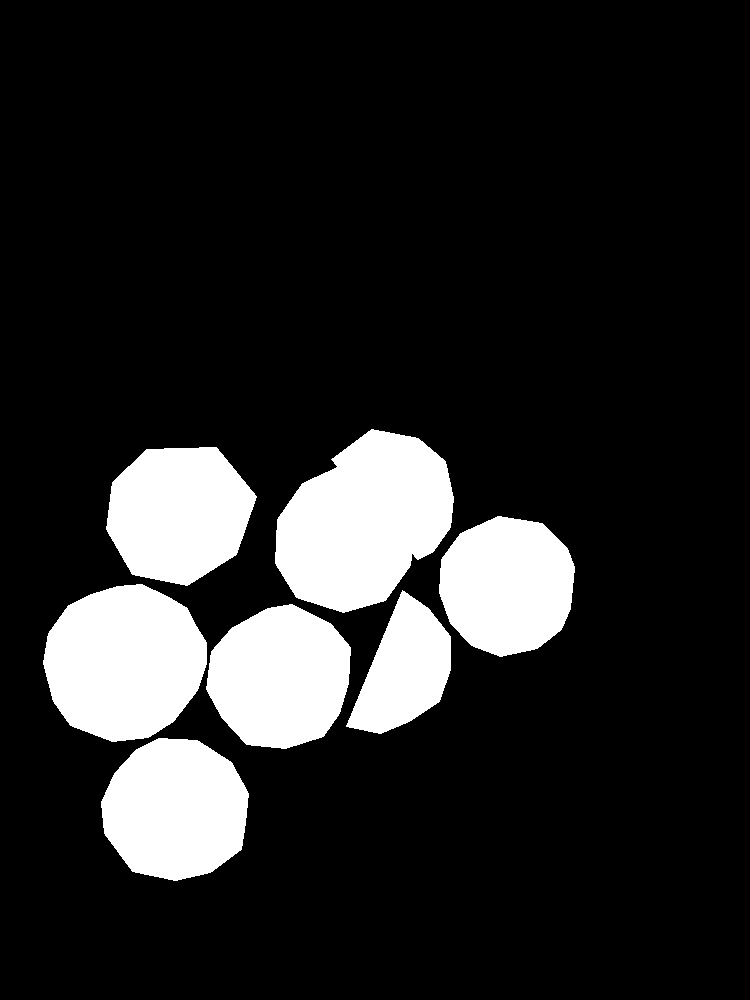
#> input picture masks/coin_001_mask.png, 750 x 1000 px; its folder holds only this picture in this run
$ python evaluate_segmentation.py
#> lines starting #> are read from the running program, lines starting #| are printed output that depends on the picture; after the words box and inside, x2 and y2 are one past the last pixel; in counts of white or black regions, pixels touching at a corner belong together
"""
evaluate_segmentation.py

Evaluates the three segmentation methods (thresholding, region growing,
K-means) from segmentation_pipeline.py against your hand-labeled ground
truth masks, and produces everything Question 4's "Experimental
Requirement" asks for:

    - Per-image / per-method IoU, Precision, Recall, F1
    - Results broken down by condition (lighting, background, touching)
      using labels.csv
    - The required method-comparison table:
        Segmentation Accuracy | Processing Time | Sensitivity to Noise |
        Sensitivity to Illumination
    - Bar-chart visualisations of all of the above

Run this AFTER segmentation_pipeline.py (needs results/masks/<method>/
and results/segmentation_results.csv) and AFTER label_masks.py (needs
masks/coin_XXX_mask.png ground truth for the labeled subset).

Usage:
    pip install opencv-python numpy pandas matplotlib
    python evaluate_segmentation.py

Run from the same folder as segmentation_pipeline.py (this script
imports its segmentation functions directly so the sensitivity test
uses the exact same algorithms).

Outputs:
    results/eval_per_image.csv       <- IoU/P/R/F1 per labeled image/method
    results/eval_by_condition.csv    <- mean metrics grouped by condition
    results/comparison_table.csv     <- the required 4-column summary table
    results/plots/*.png              <- bar charts
"""

import os
import glob
import numpy as np
import pandas as pd
import cv2
import matplotlib
matplotlib.use("Agg")
import matplotlib.pyplot as plt

from segmentation_pipeline import (
    preprocess,
    segment_thresholding,
    segment_region_growing,
    segment_kmeans,
    METHODS,
)

GT_MASK_DIR = "masks"                  # from label_masks.py
LABELS_CSV = "labels.csv"
PRED_MASK_DIR = "results/masks"        # from segmentation_pipeline.py
SEG_RESULTS_CSV = "results/segmentation_results.csv"
IMG_DIR = "dataset"

OUT_DIR = "results"
PLOT_DIR = os.path.join(OUT_DIR, "plots")


# --------------------------------------------------------------------------
# Metrics
# --------------------------------------------------------------------------

def compute_metrics(pred_mask, gt_mask):
    """Pixel-level IoU / Precision / Recall / F1 between two binary masks."""
    pred = (pred_mask > 0)
    gt = (gt_mask > 0)

    tp = np.logical_and(pred, gt).sum()
    fp = np.logical_and(pred, np.logical_not(gt)).sum()
    fn = np.logical_and(np.logical_not(pred), gt).sum()
    union = np.logical_or(pred, gt).sum()

    iou = tp / union if union > 0 else 0.0
    precision = tp / (tp + fp) if (tp + fp) > 0 else 0.0
    recall = tp / (tp + fn) if (tp + fn) > 0 else 0.0
    f1 = (2 * precision * recall / (precision + recall)
          if (precision + recall) > 0 else 0.0)
    return iou, precision, recall, f1


def load_gt_masks():
    """filename -> ground truth binary mask, for every mask found in masks/."""
    gt = {}
    for path in glob.glob(os.path.join(GT_MASK_DIR, "*_mask.png")):
        base = os.path.basename(path).replace("_mask.png", ".jpg")
        m = cv2.imread(path, cv2.IMREAD_GRAYSCALE)
        if m is not None:
            gt[base] = m
    return gt


# --------------------------------------------------------------------------
# Part 1: evaluate existing predictions against ground truth
# --------------------------------------------------------------------------

def evaluate_predictions(gt_masks, labels_df):
    rows = []
    for fname, gt_mask in gt_masks.items():
        for method in METHODS:
            pred_path = os.path.join(
                PRED_MASK_DIR, method, fname.replace(".jpg", "_mask.png")
            )
            pred_mask = cv2.imread(pred_path, cv2.IMREAD_GRAYSCALE)
            if pred_mask is None:
                print(f"Missing prediction: {pred_path} (run segmentation_pipeline.py first)")
                continue
            if pred_mask.shape != gt_mask.shape:
                pred_mask = cv2.resize(
                    pred_mask, (gt_mask.shape[1], gt_mask.shape[0]),
                    interpolation=cv2.INTER_NEAREST
                )
            iou, prec, rec, f1 = compute_metrics(pred_mask, gt_mask)
            rows.append({
                "filename": fname, "method": method,
                "iou": iou, "precision": prec, "recall": rec, "f1": f1,
            })

    df = pd.DataFrame(rows)
    if labels_df is not None and not df.empty:
        df = df.merge(labels_df, on="filename", how="left")
    return df


# --------------------------------------------------------------------------
# Part 2: noise / illumination sensitivity test
# --------------------------------------------------------------------------

def add_gaussian_noise(img_bgr, sigma=25):
    noise = np.random.default_rng(0).normal(0, sigma, img_bgr.shape)
    noisy = np.clip(img_bgr.astype(np.float32) + noise, 0, 255).astype(np.uint8)
    return noisy


def darken(img_bgr, factor=0.4):
    return np.clip(img_bgr.astype(np.float32) * factor, 0, 255).astype(np.uint8)


def run_method_on_image(method, img_bgr):
    gray, blurred = preprocess(img_bgr)
    if method == "thresholding":
        return segment_thresholding(blurred)
    elif method == "region_growing":
        return segment_region_growing(blurred)
    elif method == "kmeans":
        return segment_kmeans(img_bgr)
    raise ValueError(method)


def sensitivity_test(gt_masks):
    """
    For every labeled image, re-run all three methods on (a) a noisy
    version and (b) a darkened version, and compare IoU to the clean-image
    IoU. The drop in IoU is the "sensitivity" figure for the comparison
    table (bigger drop = more sensitive / less robust).
    """
    rows = []
    for fname, gt_mask in gt_masks.items():
        img_path = os.path.join(IMG_DIR, fname)
        img_bgr = cv2.imread(img_path)
        if img_bgr is None:
            print(f"Missing source image for sensitivity test: {img_path}")
            continue

        variants = {
            "clean": img_bgr,
            "noisy": add_gaussian_noise(img_bgr),
            "dim": darken(img_bgr),
        }

        for method in METHODS:
            for variant_name, variant_img in variants.items():
                pred_mask = run_method_on_image(method, variant_img)
                iou, prec, rec, f1 = compute_metrics(pred_mask, gt_mask)
                rows.append({
                    "filename": fname, "method": method,
                    "variant": variant_name, "iou": iou,
                })
    return pd.DataFrame(rows)


# --------------------------------------------------------------------------
# Part 3: build the required comparison table
# --------------------------------------------------------------------------

def build_comparison_table(eval_df, sens_df, seg_results_df):
    table_rows = []
    for method in METHODS:
        mean_iou = eval_df.loc[eval_df.method == method, "iou"].mean()

        mean_time = np.nan
        if seg_results_df is not None:
            mean_time = seg_results_df.loc[
                seg_results_df.method == method, "processing_time_s"
            ].mean()

        noise_drop = np.nan
        illum_drop = np.nan
        if not sens_df.empty:
            pivot = sens_df[sens_df.method == method].pivot_table(
                index="filename", columns="variant", values="iou"
            )
            if {"clean", "noisy"}.issubset(pivot.columns):
                noise_drop = (pivot["clean"] - pivot["noisy"]).mean()
            if {"clean", "dim"}.issubset(pivot.columns):
                illum_drop = (pivot["clean"] - pivot["dim"]).mean()

        table_rows.append({
            "method": method,
            "segmentation_accuracy_iou": round(mean_iou, 4) if pd.notna(mean_iou) else None,
            "mean_processing_time_s": round(mean_time, 4) if pd.notna(mean_time) else None,
            "iou_drop_under_noise": round(noise_drop, 4) if pd.notna(noise_drop) else None,
            "iou_drop_under_dim_illumination": round(illum_drop, 4) if pd.notna(illum_drop) else None,
        })
    return pd.DataFrame(table_rows)


# --------------------------------------------------------------------------
# Part 4: plots
# --------------------------------------------------------------------------

def plot_metric_by_method(eval_df, metric, title, out_path):
    means = eval_df.groupby("method")[metric].mean().reindex(METHODS)
    fig, ax = plt.subplots(figsize=(6, 4))
    ax.bar(means.index, means.values, color=["#4C72B0", "#DD8452", "#55A868"])
    ax.set_ylabel(metric.upper())
    ax.set_title(title)
    ax.set_ylim(0, 1)
    for i, v in enumerate(means.values):
        ax.text(i, v + 0.02, f"{v:.2f}", ha="center")
    plt.tight_layout()
    plt.savefig(out_path, dpi=150)
    plt.close(fig)


def plot_metric_by_condition(eval_df, condition_col, metric, title, out_path):
    if condition_col not in eval_df.columns:
        return
    pivot = eval_df.pivot_table(
        index=condition_col, columns="method", values=metric, aggfunc="mean"
    ).reindex(columns=METHODS)
    fig, ax = plt.subplots(figsize=(7, 4))
    pivot.plot(kind="bar", ax=ax)
    ax.set_ylabel(metric.upper())
    ax.set_title(title)
    ax.set_ylim(0, 1)
    plt.xticks(rotation=30, ha="right")
    plt.tight_layout()
    plt.savefig(out_path, dpi=150)
    plt.close(fig)


def plot_processing_time(seg_results_df, out_path):
    if seg_results_df is None:
        return
    means = seg_results_df.groupby("method")["processing_time_s"].mean().reindex(METHODS)
    fig, ax = plt.subplots(figsize=(6, 4))
    ax.bar(means.index, means.values, color=["#4C72B0", "#DD8452", "#55A868"])
    ax.set_ylabel("Mean processing time (s)")
    ax.set_title("Processing Time by Method")
    for i, v in enumerate(means.values):
        ax.text(i, v, f"{v:.3f}s", ha="center", va="bottom")
    plt.tight_layout()
    plt.savefig(out_path, dpi=150)
    plt.close(fig)


def plot_sensitivity(sens_df, out_path):
    if sens_df.empty:
        return
    pivot = sens_df.pivot_table(index="method", columns="variant", values="iou", aggfunc="mean")
    pivot = pivot.reindex(index=METHODS, columns=["clean", "noisy", "dim"])
    fig, ax = plt.subplots(figsize=(7, 4))
    pivot.plot(kind="bar", ax=ax)
    ax.set_ylabel("Mean IoU")
    ax.set_title("Robustness to Noise / Dim Illumination")
    ax.set_ylim(0, 1)
    plt.xticks(rotation=0)
    plt.tight_layout()
    plt.savefig(out_path, dpi=150)
    plt.close(fig)


# --------------------------------------------------------------------------
# Main
# --------------------------------------------------------------------------

def main():
    os.makedirs(PLOT_DIR, exist_ok=True)

    gt_masks = load_gt_masks()
#> in load_gt_masks, `m = cv2.imread(path, cv2.IMREAD_GRAYSCALE)`: m: shape (1000, 750); 15.2% white; 7 white regions, largest, box (x1, y1, x2, y2) and area: (275, 429, 454, 613) 22779, (43, 584, 207, 742) 19740, (101, 738, 249, 881) 16349
#> gt_masks = 1 item
    if not gt_masks:
        print(f"No ground truth masks found in {GT_MASK_DIR}/. "
              f"Run label_masks.py first.")
        return
    print(f"Loaded {len(gt_masks)} ground-truth masks.")
#| Loaded 1 ground-truth masks.

    labels_df = pd.read_csv(LABELS_CSV) if os.path.exists(LABELS_CSV) else None
#> (reads labels.csv from the repository)
    seg_results_df = (pd.read_csv(SEG_RESULTS_CSV)
                       if os.path.exists(SEG_RESULTS_CSV) else None)
#> (reads results/segmentation_results.csv from the repository)

    # Part 1: per-image evaluation against ground truth
    eval_df = evaluate_predictions(gt_masks, labels_df)
#> in compute_metrics, `tp = np.logical_and(pred, gt).sum()`: tp = 114183
#> in compute_metrics, `fp = np.logical_and(pred, np.logical_not(gt)).sum()`: fp = 0
#> in compute_metrics, `union = np.logical_or(pred, gt).sum()`: union = 114183
#> in compute_metrics, `iou = tp / union if union > 0 else 0.0`: iou = 1
    eval_df.to_csv(os.path.join(OUT_DIR, "eval_per_image.csv"), index=False)
    print("Saved results/eval_per_image.csv")

    # Grouped by condition, if labels.csv had condition columns
    condition_cols = [c for c in ["lighting_condition", "background", "touching_objects(y/n)"]
                       if labels_df is not None and c in eval_df.columns]
    if condition_cols:
        by_cond = eval_df.groupby(condition_cols + ["method"])[
            ["iou", "precision", "recall", "f1"]
        ].mean().reset_index()
        by_cond.to_csv(os.path.join(OUT_DIR, "eval_by_condition.csv"), index=False)
        print("Saved results/eval_by_condition.csv")

    # Part 2: sensitivity test (synthetic noise + dim variants)
    print("Running noise/illumination sensitivity test "
          "(re-segmenting noisy + darkened versions of each labeled image)...")
    sens_df = sensitivity_test(gt_masks)
    sens_df.to_csv(os.path.join(OUT_DIR, "sensitivity_results.csv"), index=False)
    print("Saved results/sensitivity_results.csv")

    # Part 3: comparison table
    comparison_df = build_comparison_table(eval_df, sens_df, seg_results_df)
    comparison_df.to_csv(os.path.join(OUT_DIR, "comparison_table.csv"), index=False)
    print("Saved results/comparison_table.csv")
    print(comparison_df.to_string(index=False))

    # Part 4: plots
    plot_metric_by_method(eval_df, "iou", "Mean IoU by Method",
                           os.path.join(PLOT_DIR, "iou_by_method.png"))
#> in plot_metric_by_method, `plt.savefig(out_path, dpi=150)`:
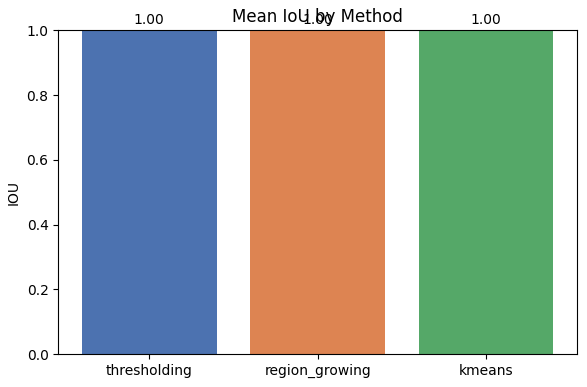
#> figure drawn by matplotlib, 1 panel
    plot_metric_by_method(eval_df, "precision", "Mean Precision by Method",
                           os.path.join(PLOT_DIR, "precision_by_method.png"))
    plot_metric_by_method(eval_df, "recall", "Mean Recall by Method",
                           os.path.join(PLOT_DIR, "recall_by_method.png"))
    plot_metric_by_method(eval_df, "f1", "Mean F1 by Method",
                           os.path.join(PLOT_DIR, "f1_by_method.png"))

    if "lighting_condition" in eval_df.columns:
        plot_metric_by_condition(
            eval_df, "lighting_condition", "iou",
            "IoU by Lighting Condition and Method",
            os.path.join(PLOT_DIR, "iou_by_lighting.png")
        )
#> in plot_metric_by_condition, `plt.savefig(out_path, dpi=150)`:
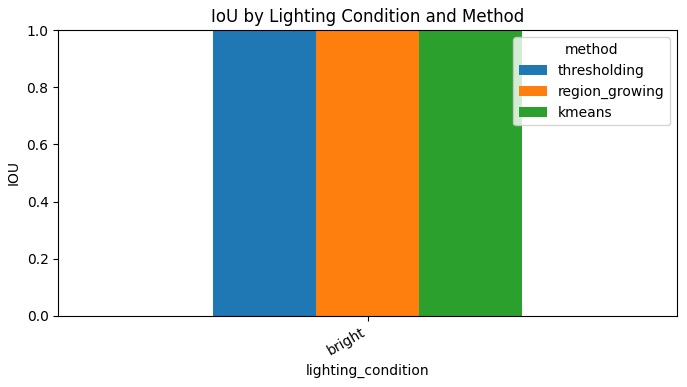
#> figure drawn by matplotlib, 1 panel
    if "touching_objects(y/n)" in eval_df.columns:
        plot_metric_by_condition(
            eval_df, "touching_objects(y/n)", "iou",
            "IoU by Touching vs Non-Touching Coins",
            os.path.join(PLOT_DIR, "iou_by_touching.png")
        )
#> call 2 of plot_metric_by_condition, with condition_col = 'touching_objects(y/n)', metric = 'iou', title = 'IoU by Touching vs Non-Touching Coins', out_path = 'results/plots/iou_by_touching.png'
#> in plot_metric_by_condition (call 2), `plt.savefig(out_path, dpi=150)`:
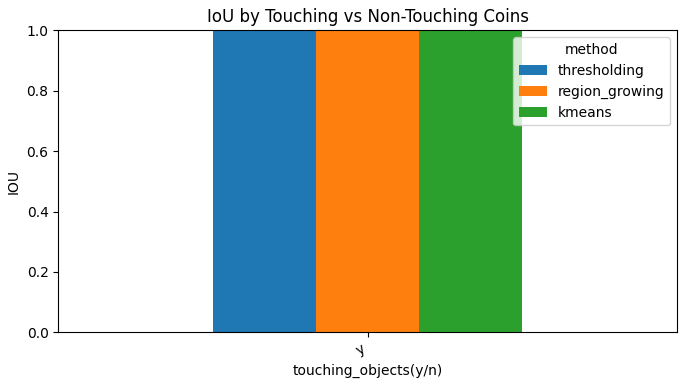
#> figure drawn by matplotlib, 1 panel

    plot_processing_time(seg_results_df, os.path.join(PLOT_DIR, "processing_time.png"))
#> in plot_processing_time, `plt.savefig(out_path, dpi=150)`:
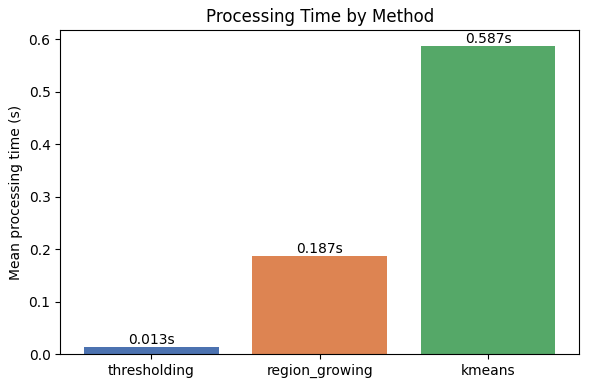
#> figure drawn by matplotlib, 1 panel; tallest bar 0.587 high, from x = 1.6 to 2.4
    plot_sensitivity(sens_df, os.path.join(PLOT_DIR, "sensitivity.png"))

    print(f"\nAll plots saved to {PLOT_DIR}/")


if __name__ == "__main__":
    main()
